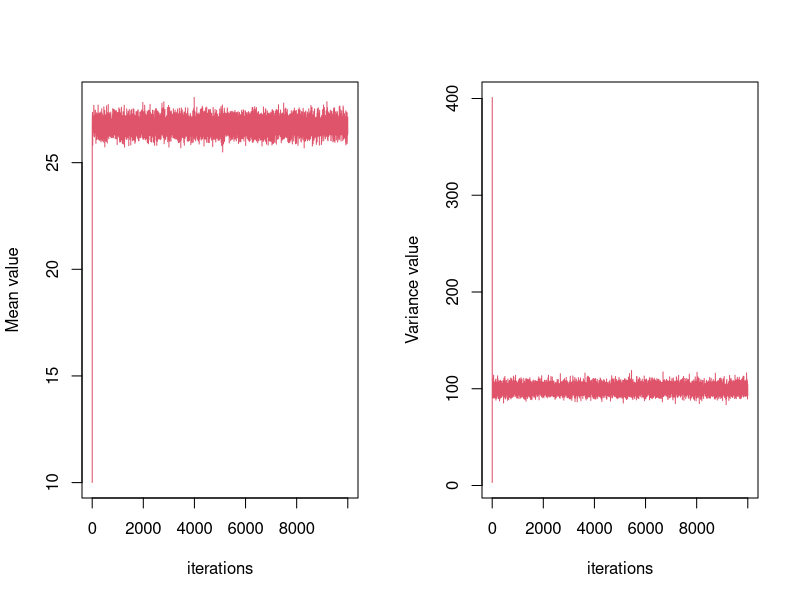
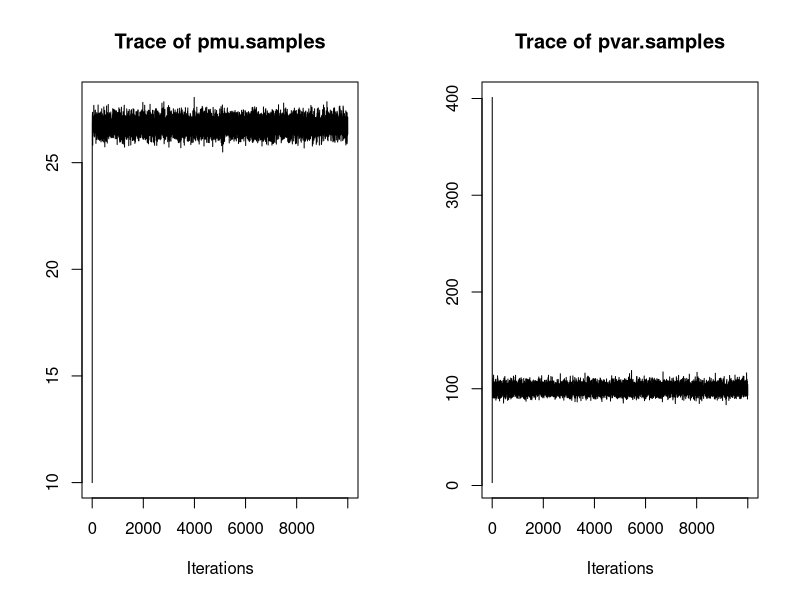
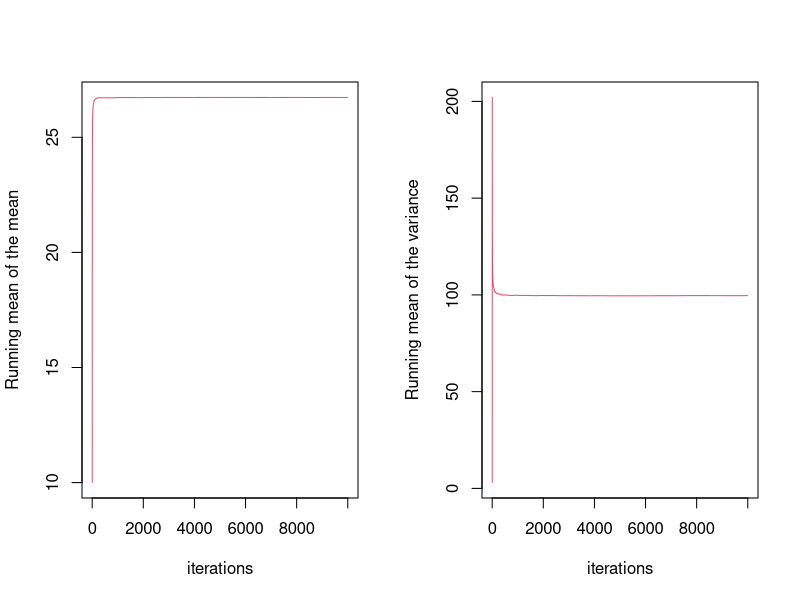
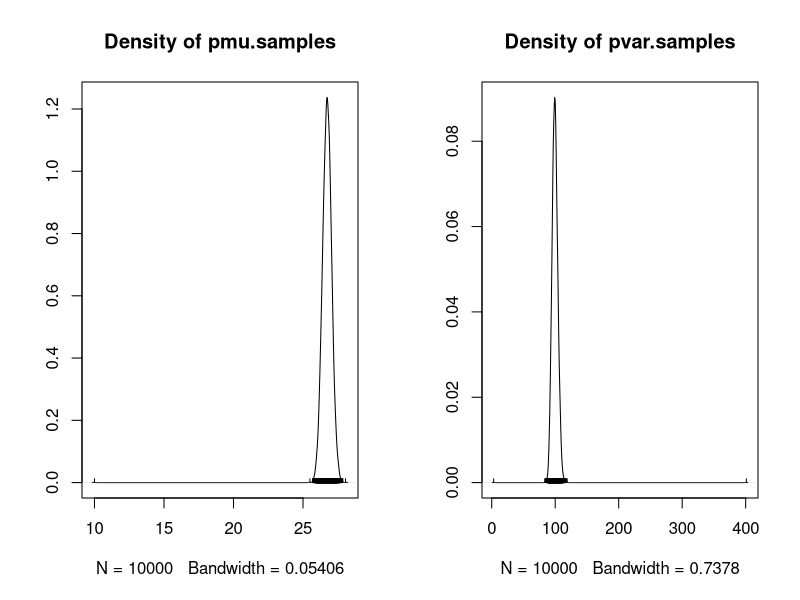
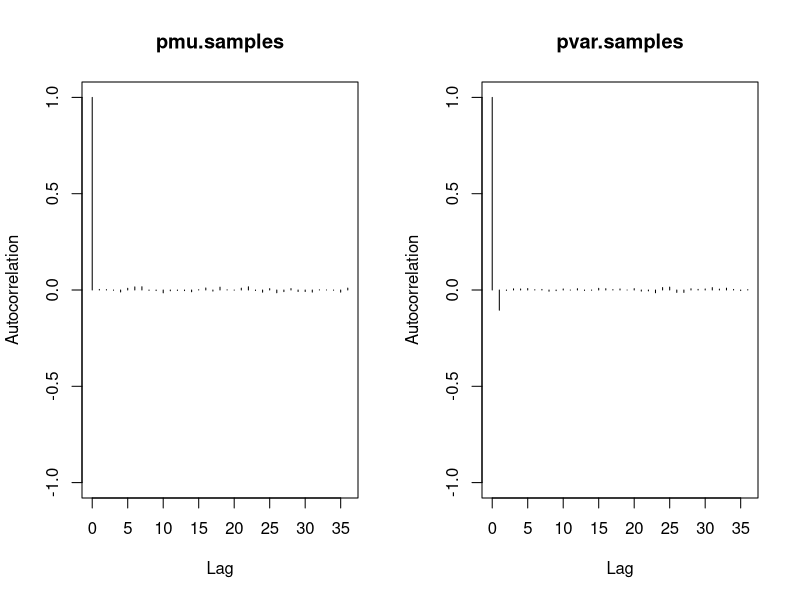
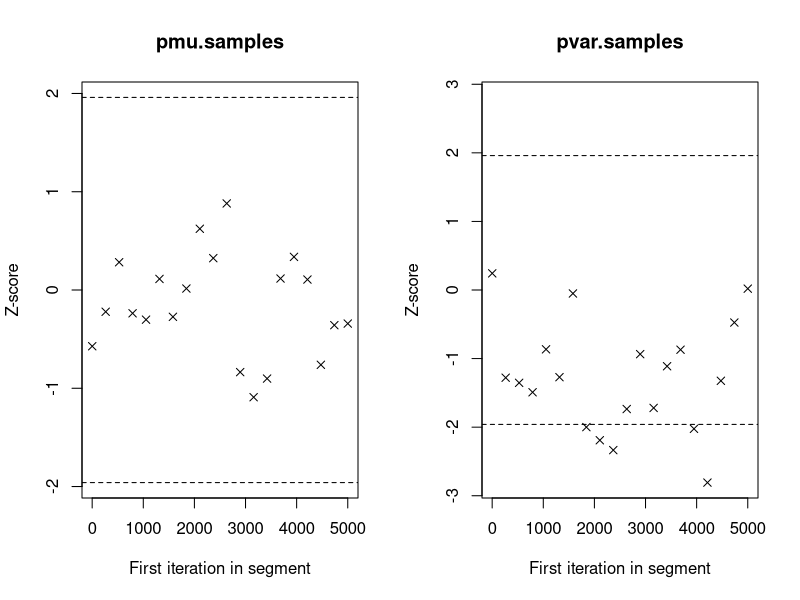

Recreate these plots in R, in order.
rm(list=ls())
#use of coda package
#install.packages('coda')

library('coda')
####################################
####Example of a Gibbs Sampling#####
####################################
set.seed(1234)
#My data
y<- rnorm(n = 1000, mean = 27, sd = 10)

pmu=NULL # I create a vector to store the samples for the posterior distribution of the mean
pvar=NULL # I create a vector to store the samples for the posterior distribution of the variance
postNormalGS<-function(niter,yobs) {
  pmu[1] <- 10 # initial value for the mean
  pvar[1] <- 3 # initial value for the variance
  nobs <- length(yobs) # number of observations
  ybar<- mean(yobs) # sample mean
  for (i in 2:niter) {
    #https://en.wikipedia.org/wiki/Scaled_inverse_chi-squared_distribution
    pvar[i] <- sum((y-pmu[i-1])^2)/rchisq(1,df = nobs) #conditional posterior distribution is an scale-inverted chisq
    pmu[i] <- rnorm(1, mean = ybar, sd = sqrt(pvar[i]/nobs)) #conditional posterior distribution is a normal dist
  }
  return(list(pmu.samples=pmu,
              pvar.samples=pvar)) }

totaliter=10000
norm<-postNormalGS(totaliter,y)

##################################################################
##################################################################
############visual inspection of the chains#######################
##################################################################
##################################################################

#trace
par(mfrow=c(1, 2))

plot(1:totaliter, norm$pmu.samples,col=2,xlab='iterations', ylab='Mean value', type='l')

plot(1:totaliter, norm$pvar.samples,col=2,xlab='iterations', ylab='Variance value',type='l')

#I transformed the output into an mcmc object
norm_mat <- matrix(unlist(norm),ncol=2)
colnames(norm_mat) = names(norm)
norm_mcmc <- mcmc(norm_mat)

#Ploting the trace to inspect the mixing of the chain
traceplot(norm_mcmc)

# function to calculate the running mean 
runmeans <- function(data){
  means <- cumsum(data)/seq_along(data)
  return(means)
}


par(mfrow=c(1, 2))
rmns <- lapply(norm,runmeans)
plot(rmns$pmu.samples,col=2,xlab='iterations', ylab='Running mean of the mean', type='l')

plot(rmns$pvar.samples,col=2,xlab='iterations', ylab='Running mean of the variance',type='l')

densplot(norm_mcmc)

autocorr.plot(norm_mcmc)

#to check the convergence: Geweke's convergence diagnostic
2*pnorm(abs(geweke.diag(norm_mcmc)$z),lower.tail = FALSE)

#Plotting the Geweke-Brooks plot
geweke.plot(norm_mcmc)

#Raftery and Lewis diagnostic
raftery.diag(norm_mcmc)

#heidel.diag
heidel.diag(norm_mcmc)
#HPD interval
HPDinterval(norm_mcmc)


